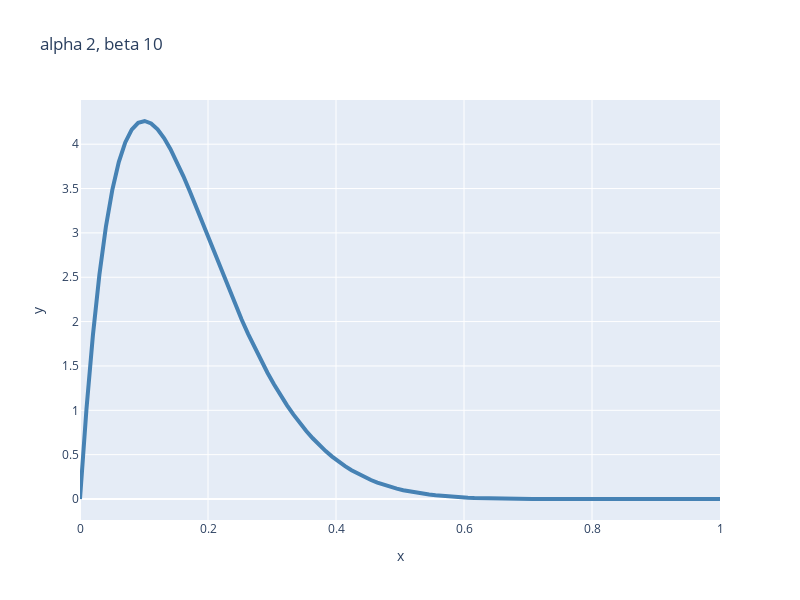

Here is the notebook cell this chart was saved with:
### Code cell
def beta_vector_individual(alpha, beta, theta_range_steps):
    theta =  np.linspace(0,1,theta_range_steps)
    term = gamma(alpha + beta) / ( gamma(alpha) * gamma(beta) )
    p_theta = term * theta**(alpha - 1) * (1 - theta)**(beta - 1)
    fig = px.line(x=theta, y=p_theta, color_discrete_sequence=["steelblue"], 
                  height=600, width=800, title=" alpha %d, beta %d" %(alpha, beta))
    fig.data[0].line['width'] = 4
    fig.show()


beta_vector_individual(2,10,100)
